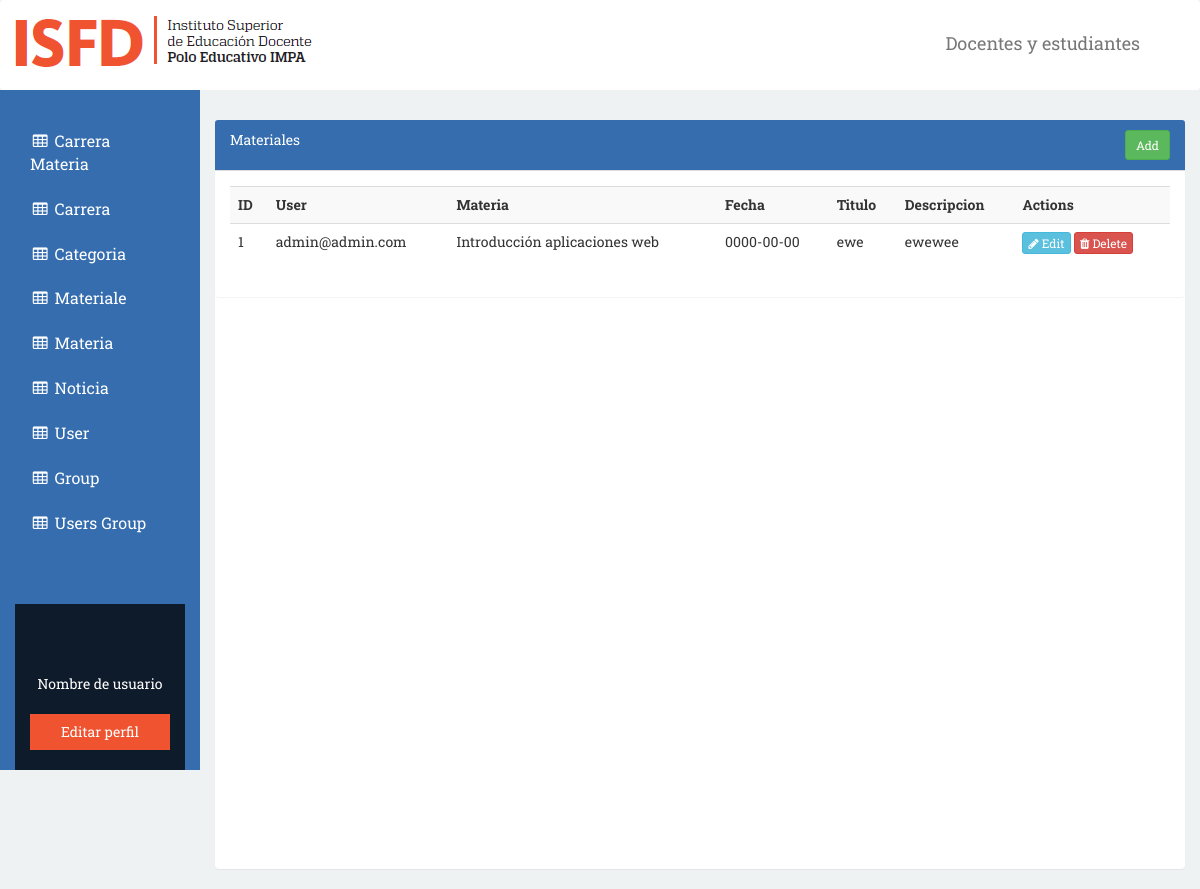
Screenshot of /index.php/materiale with the database file from the repository.
### tables this page shows
CREATE TABLE `materiales` (
  `id` int(11) NOT NULL,
  `user_id` int(11) NOT NULL,
  `materia_id` int(11) NOT NULL,
  `fecha` date NOT NULL,
  `titulo` varchar(255) DEFAULT NULL,
  `descripcion` text NOT NULL,
  `timestamp` timestamp NOT NULL DEFAULT CURRENT_TIMESTAMP ON UPDATE CURRENT_TIMESTAMP
);

CREATE TABLE `users` (
  `id` int(11) UNSIGNED NOT NULL,
  `ip_address` varchar(15) NOT NULL,
  `username` varchar(100) NOT NULL,
  `password` varchar(255) NOT NULL,
  `salt` varchar(255) DEFAULT NULL,
  `email` varchar(100) NOT NULL,
  `activation_code` varchar(40) DEFAULT NULL,
  `forgotten_password_code` varchar(40) DEFAULT NULL,
  `forgotten_password_time` int(11) UNSIGNED DEFAULT NULL,
  `remember_code` varchar(40) DEFAULT NULL,
  `created_on` int(11) UNSIGNED NOT NULL,
  `last_login` int(11) UNSIGNED DEFAULT NULL,
  `active` tinyint(1) UNSIGNED DEFAULT NULL,
  `first_name` varchar(50) DEFAULT NULL,
  `last_name` varchar(50) DEFAULT NULL,
  `company` varchar(100) DEFAULT NULL,
  `phone` varchar(20) DEFAULT NULL
);

CREATE TABLE `materias` (
  `id` int(11) NOT NULL,
  `nombre` varchar(255) NOT NULL,
  `horario` varchar(255) NOT NULL,
  `descripcion` text NOT NULL,
  `timestamp` timestamp NOT NULL DEFAULT CURRENT_TIMESTAMP ON UPDATE CURRENT_TIMESTAMP
);

### application/controllers/Materiale.php (called while the page is built, shortened)
<?php
class Materiale extends CI_Controller{
    function __construct()
    {
        $this->load->model('Materiale_model');
    }
    function index()
    {
        $data['materiales'] = $this->Materiale_model->get_all_materiales();
        $data['_view'] = 'materiale/index';
        $this->load->view('layouts/main',$data);
    }
}

### index.php (called while the page is built, shortened)
<?php
require_once BASEPATH.'core/CodeIgniter.php';

### application/models/Materiale_model.php (called while the page is built, shortened)
<?php
class Materiale_model extends CI_Model
{
    function get_all_materiales()
    {
        $this->db->select('materiales.*,materias.nombre as materia, users.email as usuario');
        $this->db->join('users','users.id = materiales.user_id');
        $this->db->join('materias','materias.id = materiales.materia_id');
        return $this->db->get('materiales')->result_array();
    }
}

### application/views/materiale/index.php (the view)
<div class="row">
    <div class="col-lg-12">
        <div class="panel panel-default">
            <div class="panel-heading">
                Materiales
                <div class="pull-right">
                    <a href="<?php echo site_url('materiale/add'); ?>" class="btn btn-success btn-sm">Add</a>
                </div>
                <br clear="all">
            </div>
            <div class="panel-body">
                <div class="table-responsive">
                    <table class="table table-striped">
                        <tr>
							<th>ID</th>
							<th>User</th>
							<th>Materia</th>
							<th>Fecha</th>
							<th>Titulo</th>
							<th>Descripcion</th>
							<th>Actions</th>
                        </tr>
                        <?php foreach($materiales as $m){ ?>
                        <tr>
							<td><?php echo $m['id']; ?></td>
							<td><?php echo $m['usuario']; ?></td>
							<td><?php echo $m['materia']; ?></td>
							<td><?php echo $m['fecha']; ?></td>
							<td><?php echo $m['titulo']; ?></td>
							<td><?php echo $m['descripcion']; ?></td>
							<td>
                                <a href="<?php echo site_url('materiale/edit/'.$m['id']); ?>" class="btn btn-info btn-xs"><span class="fa fa-pencil"></span> Edit</a>
                                <a href="<?php echo site_url('materiale/remove/'.$m['id']); ?>" class="btn btn-danger btn-xs"><span class="fa fa-trash"></span> Delete</a>
                            </td>
                        </tr>
                        <?php } ?>
                    </table>
                </div>
            </div>
        </div>
    </div>
</div>

### resources/css/impa.css (style rules this page uses)
body { font-family: 'Roboto Slab', serif; }
.bg-gris { background-color: #eff2f3; }
.panel-default { border:0; }
.panel-body a { color:#fff!important; }
#materias .panel-heading { background-color: #356daf!important; color: #fff!important }
#materias .panel-body { background-color: none; }

### rows the page displays
materiales: id "1", user.email "admin@admin.com", materia.nombre "Introducción aplicaciones web", fecha "0000-00-00", titulo "ewe", descripcion "ewewee"
